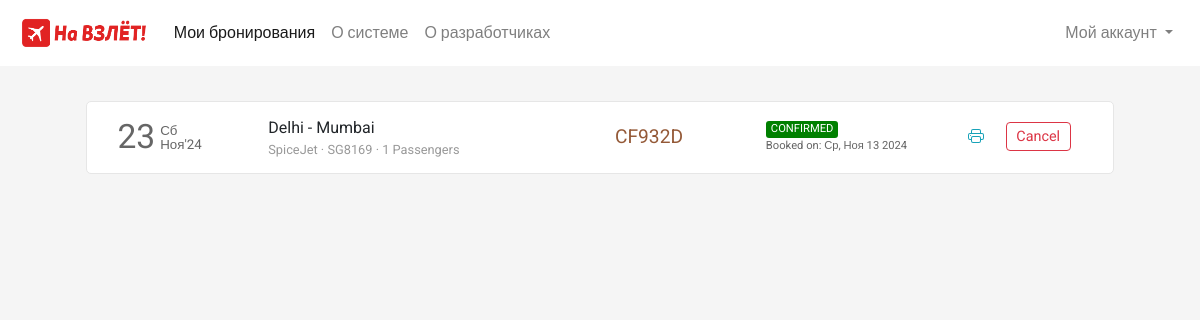
Before: /flight/bookings (signed in) with the older database file.
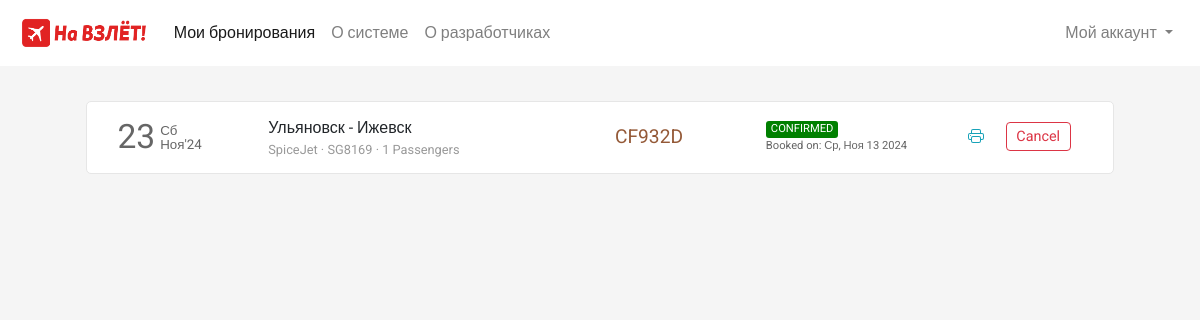
After: the same page with the newer database file.
### flight/models.py (models this page shows, shortened)
class Ticket(models.Model):
    user = models.ForeignKey(User,on_delete=models.CASCADE,related_name="bookings", blank=True, null=True)
    ref_no = models.CharField(max_length=6, unique=True)
    passengers = models.ManyToManyField(Passenger, related_name="flight_tickets")
    flight = models.ForeignKey(Flight, on_delete=models.CASCADE, related_name="tickets", blank=True, null=True)
    flight_ddate = models.DateField(blank=True, null=True)
    flight_adate = models.DateField(blank=True, null=True)
    flight_fare = models.FloatField(blank=True,null=True)
    other_charges = models.FloatField(blank=True,null=True)
    coupon_used = models.CharField(max_length=15,blank=True)
    coupon_discount = models.FloatField(default=0.0)
    total_fare = models.FloatField(blank=True, null=True)
    seat_class = models.CharField(max_length=20, choices=SEAT_CLASS)
    booking_date = models.DateTimeField(default=datetime.now)
    mobile = models.CharField(max_length=20,blank=True)
    email = models.EmailField(max_length=45, blank=True)
    status = models.CharField(max_length=45, choices=TICKET_STATUS)

class Flight(models.Model):
    origin = models.ForeignKey(Place, on_delete=models.CASCADE, related_name="departures")
    destination = models.ForeignKey(Place, on_delete=models.CASCADE, related_name="arrivals")
    depart_time = models.TimeField(auto_now=False, auto_now_add=False)
    depart_day = models.ManyToManyField(Week, related_name="flights_of_the_day")
    duration = models.DurationField(null=True)
    arrival_time = models.TimeField(auto_now=False, auto_now_add=False)
    plane = models.CharField(max_length=24)
    airline = models.CharField(max_length=64)
    economy_fare = models.FloatField(null=True)
    business_fare = models.FloatField(null=True)
    first_fare = models.FloatField(null=True)

class Place(models.Model):
    city = models.CharField(
        max_length=25,
        validators=[RegexValidator(r'^[a-zA-Zа-яА-Я\s\-]{3,25}$', 'Только буквы, пробелы и тире')],
    )
    code = models.CharField(
        max_length=4,
        validators=[RegexValidator(r'^[a-zA-Zа-яА-Я]{3,4}$', 'Только буквы')],)

### flight/views.py (the view)
# urls.py: path('flight/bookings', views.bookings, name="bookings"),
def bookings(request):
    if request.user.is_authenticated:
        tickets = Ticket.objects.filter(user=request.user).order_by('-booking_date')
        return render(request, 'flight/bookings.html', {
            'page': 'bookings',
            'tickets': tickets
        })
    else:
        return HttpResponseRedirect(reverse('login'))

### flight/templates/flight/bookings.html (shortened to what this page needs)
{% extends 'flight/layout.html' %}
{% load static %}
{% block head %}
    <link rel="stylesheet" href="{% static 'css/bookings_style.css' %}">
{% endblock head %}
{% block body %}
    <section class="section section1">
        <div class="container">
            {% if tickets %}
                {% for ticket in tickets %}
                    <div class="row each-booking-div" id="{{ticket.ref_no}}">
                        <div class="col-2" style="display: flex;">
                            <div style="display: flex; color: #666666; margin-top: auto;">
                                <div>
                                    <span style="font-size: 2.1em;">{{ticket.flight_ddate | date:"d"}}</span>
                                </div>
                                <div style="font-size: smaller; display: flex; margin: auto 0; padding-left: 5px; line-height: 1em;">
                                    <div style="margin: auto;">
                                        <div style="margin-bottom: 1px;">{{ticket.flight_ddate | date:"D"}}</div>
                                        <div style="margin-top: 1px;">{{ticket.flight_ddate | date:"M'y"}}</div>
                                    </div>
                                </div>
                            </div>
                        </div>
                        <div class="col-4 middle-div">
                            <div style="width:100%">
                                <div class="row places-div" style=" display: flex;">
                                    <div style="max-width: 45%;">{{ticket.flight.origin.city}}</div>
                                    <div>&nbsp;-&nbsp;</div>
                                    <div style="max-width: 45%;">{{ticket.flight.destination.city}}</div>
                                </div>
                                <div class="row places-div" style="font-size: .8em; color: #999999; ">
                                    <div style="max-width: 100%;">{{ticket.flight.airline}} &middot; {{ticket.flight.plane}} &middot; {{ticket.passengers.count}} Passengers</div>
                                </div>
                            </div>
                        </div>
                        <div class="col-2 middle-div">
                            <div style="font-size: 1.2em; color: #945937;">{{ticket.ref_no}}</div>
                        </div>
                        <div class="col-2 middle-div">
                            <div>
                                <div class="row status-div">
                                    {% if ticket.status == 'CONFIRMED' %}
                                        <div class="green">{{ticket.status}}</div>
                                    {% endif %}
                                </div>
                                <div class="row booking-date-div" style="font-size: .7em; color: #666;">
                                    {% if ticket.status == 'CONFIRMED' %}
                                        Booked on: {{ticket.booking_date | date:"D, M d Y"}}
                                    {% endif %}
                                </div>
                            </div>
                        </div>
                        <div class="col-2 last-div">
                            <div>
                                <div class="ticket-action-div">
                                    {% if ticket.status == 'CONFIRMED' %}
                                        <form action="{% url 'getticket' %}" method="get" target="_blank">
                                            <button type="submit" class="btn btn-outline-info btnp pbtn">
                                            </button>
                                        </form>
                                        <button class="btn btn-outline-danger btnp cbtn"  data-ref="{{ticket.ref_no}}" onclick="popup(this)">Cancel</button>
                                    {% endif %}
                                </div>
                            </div>
                        </div>
                    </div>
                {% endfor %}
            {% endif %}
        </div>
    </section>
{% endblock %}

Changed rows visible on the page:
changed through a linked row, Ticket "CF932D": flight.origin.city "Delhi" → "Ульяновск"; flight.destination.city "Mumbai" → "Ижевск"
